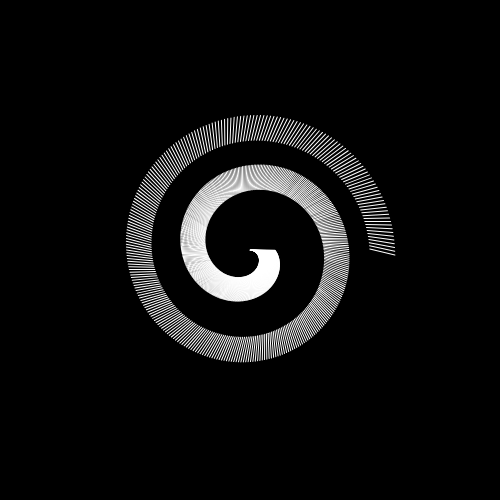
Frame 1 (no input)
Frame 60 (no input): identical to frame 1, image omitted
Frame 120 (the mouse pressed at the canvas centre since frame 60): identical to frame 1, image omitted

The p5.js sketch that drew this single still picture (run headless with seeded random() and noise() and a simulated clock; from frame 60 on, the mouse is pressed at the canvas centre):

// p5.js sketch
// ── sketch.js

function setup() {
  createCanvas(500,500);
  rectMode(CENTER);
} 

// Setting to Degrees instead of Radians
function draw() {
  angleMode(DEGREES);
  translate(250, 250);
  background(0);
  noFill();

// Created a grid underlay 
// for (let i = 0; i < 20; i++) {
//   stroke(200);
//   ellipse (0, 0, 20*i, 20*i); 
//   stroke(200);
//   square(0, 0, 20*i);
//   }

// Set up 720 "ticks"/minutes for 12 hour Spiral
  for (let i = 0;  i < 720; i ++){
    let a = .5;
    let r1 = 25;
    let r2 = 0;
    let x1 = r1+i/6 * cos(a);
    let x2 = r2+i/6 * cos(a);
    let y1 = r2+i * sin(a);
    let y2 = r2*i * sin(a);
    stroke(255);
    rotate(a + i/720);  
    line (x1, y1, x2, y2);
  }
}

// Making a background grid with points

// for (let i = 0; i < 100; i++) {
//   let n = 0;
//   let xrightSide = n + i;
//   let xleftSide = n - i; 
//   let yupSide = n - i;
//   let ydownSide = n + i;

//   stroke(255, 0, 0);
//   point(n, yupSide);
//   point(n, ydownSide);
//   point(xleftSide, n);
//   point(xrightSide, n);
//   point(xrightSide, yupSide);
//   point(xrightSide, ydownSide);
//   point(xleftSide, ydownSide);
//   point(xleftSide, yupSide);
// }
